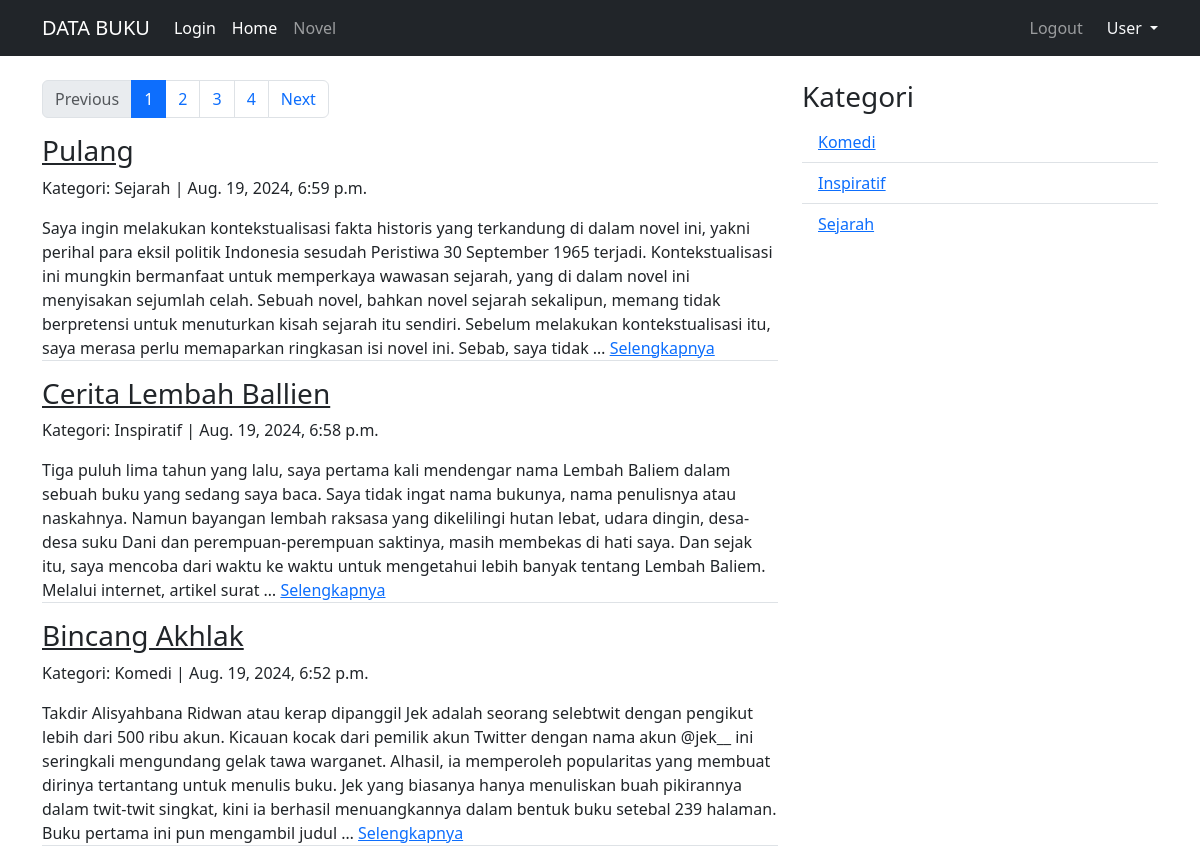
The page /novel/1 (signed in) on the database its author committed.
### novel/models.py (models this page shows, shortened)
class Novel(models.Model):
    judul       = models.CharField(max_length=255)
    isi         = models.TextField()
    kategori    = models.CharField(max_length=255)
    published   = models.DateTimeField(auto_now_add=True)
    updated     = models.DateTimeField(auto_now=True)
    slug        = models.SlugField(blank=True, editable=False)

### novel/views.py (the view)
# urls.py: re_path(r'^(?P<page>\d+)$', NovelListView.as_view(), name='list'),
class NovelListView(LoginRequiredMixin, ListView):
    model = Novel
    template_name = "novel/novel_list.html"
    login_url = '/login/'
    context_object_name = 'novel_list'
    ordering = ['-published']
    paginate_by = 3
    def get_context_data(self,*args,**kwargs):
        kategori_list = self.model.objects.values_list('kategori', flat=True).distinct()
        self.kwargs.update({'kategori_list':kategori_list})
        kwargs = self.kwargs
        return super().get_context_data(*args,**kwargs)

### novel/templates/novel/novel_list.html (shortened to what this page needs)
{% extends "base.html" %}
{% block contents %}
<div class="row">
    <div class="col-md-8">
        {% if is_paginated %}
            <nav aria-label="novelPage">
                <ul class="pagination">
                    {% if page_obj.has_previous %}
                        <li class="page-item">
                            <a class="page-link" href="{% url 'novel:list' page_obj.previous_page_number %}">Previous</a>
                        </li>
                    {% else %}
                        <li class="page-item disabled">
                            <a class="page-link">Previous</a>
                        </li>
                    {% endif %}
                    {% for page in paginator.page_range %}
                        {% if page is page_obj.number %}
                            <li class="page-item active" aria-current="page">
                                <span class="page-link" href="#">{{page}}</span>
                            </li>
                        {% else %}
                            <li class="page-item">
                                <a class="page-link" href="{% url 'novel:list' page %}">{{page}}</a>
                            </li>
                        {% endif %}
                    {% endfor %}
                    {% if page_obj.has_next %}
                        <li class="page-item">
                            <a class="page-link" href="{% url 'novel:list' page_obj.next_page_number %}">Next</a>
                        </li>
                    {% else %}
                        <li class="page-item disabled">
                            <a class="page-link">Next</a>
                        </li>
                    {% endif %}
                </ul>
            </nav>
        {% endif %}
            {% for novel in novel_list %}
                <h3><a class="text-dark" href="{% url 'novel:detail' novel.slug %}">{{novel.judul}}</a></h3>
                <p>Kategori: {{novel.kategori}} | {{novel.published}}</p>
                <p class="border-bottom">{{novel.isi|truncatewords:70}} <a href="{% url 'novel:detail' novel.slug %}">Selengkapnya</a></p>
            {% endfor %}
    </div>
    <div class="col-sm">
        <h3>Kategori</h3>
        <ul class="list-group list-group-flush">
            {% for kategori in kategori_list %}
                <li class="list-group-item"><a href="{% url 'novel:category' kategori 1 %}">{{kategori}}</a></li>
            {% endfor %}
        </ul>
    </div>
</div>
{% endblock contents %}

### rows shown on the page
Novel: judul "Pulang", kategori "Sejarah", published "Aug. 19, 2024, 6:59 p.m.", isi "Saya ingin melakukan kontekstualisasi fakta historis yang terkandung di dalam novel ini, yakni perihal para eksil politik Indonesia sesudah Peristiwa 30 September 1965 terjadi. Kontekstualisasi ini mungkin bermanfaat untuk memperkaya wawasan sejarah, yang di dalam novel ini menyisakan sejumlah celah. Sebuah novel, bahkan novel sejarah sekalipun, memang tidak berpretensi untuk menuturkan kisah sejarah itu sendiri. Sebelum melakukan kontekstualisasi itu, saya merasa perlu memaparkan ringkasan isi novel ini. Sebab, saya tidak …"
Novel: judul "Cerita Lembah Ballien", kategori "Inspiratif", published "Aug. 19, 2024, 6:58 p.m.", isi "Tiga puluh lima tahun yang lalu, saya pertama kali mendengar nama Lembah Baliem dalam sebuah buku yang sedang saya baca. Saya tidak ingat nama bukunya, nama penulisnya atau naskahnya. Namun bayangan lembah raksasa yang dikelilingi hutan lebat, udara dingin, desa-desa suku Dani dan perempuan-perempuan saktinya, masih membekas di hati saya. Dan sejak itu, saya mencoba dari waktu ke waktu untuk mengetahui lebih banyak tentang Lembah Baliem. Melalui internet, artikel surat …"
Novel: judul "Bincang Akhlak", kategori "Komedi", published "Aug. 19, 2024, 6:52 p.m.", isi "Takdir Alisyahbana Ridwan atau kerap dipanggil Jek adalah seorang selebtwit dengan pengikut lebih dari 500 ribu akun. Kicauan kocak dari pemilik akun Twitter dengan nama akun @jek__ ini seringkali mengundang gelak tawa warganet. Alhasil, ia memperoleh popularitas yang membuat dirinya tertantang untuk menulis buku. Jek yang biasanya hanya menuliskan buah pikirannya dalam twit-twit singkat, kini ia berhasil menuangkannya dalam bentuk buku setebal 239 halaman. Buku pertama ini pun mengambil judul …"

### other values the page prints
{{ page }} "1"
{{ page }} "2" "3" "4"
{{ kategori }} "Komedi" "Inspiratif" "Sejarah"
